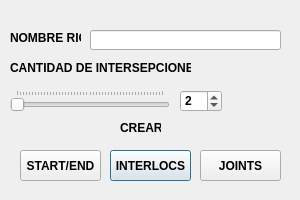
<?xml version="1.0" encoding="UTF-8"?>
<ui version="4.0">
 <class>locatorRig_mainWindow</class>
 <widget class="QDialog" name="locatorRig_mainWindow">
  <property name="enabled">
   <bool>true</bool>
  </property>
  <property name="geometry">
   <rect>
    <x>0</x>
    <y>0</y>
    <width>300</width>
    <height>200</height>
   </rect>
  </property>
  <property name="minimumSize">
   <size>
    <width>300</width>
    <height>200</height>
   </size>
  </property>
  <property name="maximumSize">
   <size>
    <width>300</width>
    <height>200</height>
   </size>
  </property>
  <property name="font">
   <font>
    <weight>75</weight>
    <bold>true</bold>
   </font>
  </property>
  <property name="windowTitle">
   <string>PuntaApunta rig</string>
  </property>
  <property name="sizeGripEnabled">
   <bool>false</bool>
  </property>
  <property name="modal">
   <bool>false</bool>
  </property>
  <widget class="QPushButton" name="locatorsBt">
   <property name="geometry">
    <rect>
     <x>110</x>
     <y>150</y>
     <width>81</width>
     <height>31</height>
    </rect>
   </property>
   <property name="toolTip">
    <string>&lt;html&gt;&lt;head/&gt;&lt;body&gt;&lt;p&gt;Agrega A la lista lo seleccionado, siendo transforms y que contengan Mesh dentro.&lt;/p&gt;&lt;p&gt;&lt;br/&gt;&lt;/p&gt;&lt;/body&gt;&lt;/html&gt;</string>
   </property>
   <property name="text">
    <string>INTERLOCS</string>
   </property>
   <property name="iconSize">
    <size>
     <width>75</width>
     <height>39</height>
    </size>
   </property>
   <property name="autoDefault">
    <bool>true</bool>
   </property>
   <property name="flat">
    <bool>false</bool>
   </property>
  </widget>
  <widget class="QLabel" name="label3">
   <property name="geometry">
    <rect>
     <x>10</x>
     <y>60</y>
     <width>181</width>
     <height>16</height>
    </rect>
   </property>
   <property name="text">
    <string>CANTIDAD DE INTERSEPCIONES</string>
   </property>
  </widget>
  <widget class="QLabel" name="label1">
   <property name="geometry">
    <rect>
     <x>10</x>
     <y>30</y>
     <width>71</width>
     <height>16</height>
    </rect>
   </property>
   <property name="text">
    <string>NOMBRE RIG</string>
   </property>
   <property name="buddy">
    <cstring>lineEdit</cstring>
   </property>
  </widget>
  <widget class="QLineEdit" name="lineEdit">
   <property name="geometry">
    <rect>
     <x>90</x>
     <y>30</y>
     <width>191</width>
     <height>20</height>
    </rect>
   </property>
  </widget>
  <widget class="QSlider" name="horizontalSlider">
   <property name="geometry">
    <rect>
     <x>10</x>
     <y>90</y>
     <width>160</width>
     <height>22</height>
    </rect>
   </property>
   <property name="inputMethodHints">
    <set>Qt::ImhNone</set>
   </property>
   <property name="minimum">
    <number>2</number>
   </property>
   <property name="maximum">
    <number>50</number>
   </property>
   <property name="pageStep">
    <number>1</number>
   </property>
   <property name="value">
    <number>2</number>
   </property>
   <property name="sliderPosition">
    <number>2</number>
   </property>
   <property name="tracking">
    <bool>false</bool>
   </property>
   <property name="orientation">
    <enum>Qt::Horizontal</enum>
   </property>
   <property name="invertedAppearance">
    <bool>false</bool>
   </property>
   <property name="invertedControls">
    <bool>false</bool>
   </property>
   <property name="tickPosition">
    <enum>QSlider::TicksAbove</enum>
   </property>
   <property name="tickInterval">
    <number>0</number>
   </property>
  </widget>
  <widget class="QSpinBox" name="spinBox">
   <property name="geometry">
    <rect>
     <x>180</x>
     <y>90</y>
     <width>42</width>
     <height>22</height>
    </rect>
   </property>
   <property name="maximum">
    <number>50</number>
   </property>
   <property name="value">
    <number>2</number>
   </property>
  </widget>
  <widget class="QLabel" name="label1_2">
   <property name="geometry">
    <rect>
     <x>120</x>
     <y>120</y>
     <width>41</width>
     <height>16</height>
    </rect>
   </property>
   <property name="text">
    <string>CREAR:</string>
   </property>
   <property name="buddy">
    <cstring>lineEdit</cstring>
   </property>
  </widget>
  <widget class="QPushButton" name="jointsBt">
   <property name="geometry">
    <rect>
     <x>200</x>
     <y>150</y>
     <width>81</width>
     <height>31</height>
    </rect>
   </property>
   <property name="toolTip">
    <string>&lt;html&gt;&lt;head/&gt;&lt;body&gt;&lt;p&gt;Agrega A la lista lo seleccionado, siendo transforms y que contengan Mesh dentro.&lt;/p&gt;&lt;p&gt;&lt;br/&gt;&lt;/p&gt;&lt;/body&gt;&lt;/html&gt;</string>
   </property>
   <property name="text">
    <string>JOINTS</string>
   </property>
   <property name="iconSize">
    <size>
     <width>75</width>
     <height>39</height>
    </size>
   </property>
   <property name="autoDefault">
    <bool>true</bool>
   </property>
   <property name="flat">
    <bool>false</bool>
   </property>
  </widget>
  <widget class="QPushButton" name="startEndBt">
   <property name="geometry">
    <rect>
     <x>20</x>
     <y>150</y>
     <width>81</width>
     <height>31</height>
    </rect>
   </property>
   <property name="toolTip">
    <string>&lt;html&gt;&lt;head/&gt;&lt;body&gt;&lt;p&gt;Agrega A la lista lo seleccionado, siendo transforms y que contengan Mesh dentro.&lt;/p&gt;&lt;p&gt;&lt;br/&gt;&lt;/p&gt;&lt;/body&gt;&lt;/html&gt;</string>
   </property>
   <property name="text">
    <string>START/END</string>
   </property>
   <property name="iconSize">
    <size>
     <width>75</width>
     <height>39</height>
    </size>
   </property>
   <property name="autoDefault">
    <bool>true</bool>
   </property>
   <property name="flat">
    <bool>false</bool>
   </property>
  </widget>
 </widget>
 <tabstops>
  <tabstop>locatorsBt</tabstop>
 </tabstops>
 <resources/>
 <connections>
  <connection>
   <sender>horizontalSlider</sender>
   <signal>valueChanged(int)</signal>
   <receiver>spinBox</receiver>
   <slot>setValue(int)</slot>
   <hints>
    <hint type="sourcelabel">
     <x>152</x>
     <y>123</y>
    </hint>
    <hint type="destinationlabel">
     <x>203</x>
     <y>132</y>
    </hint>
   </hints>
  </connection>
  <connection>
   <sender>spinBox</sender>
   <signal>valueChanged(int)</signal>
   <receiver>horizontalSlider</receiver>
   <slot>setValue(int)</slot>
   <hints>
    <hint type="sourcelabel">
     <x>201</x>
     <y>122</y>
    </hint>
    <hint type="destinationlabel">
     <x>107</x>
     <y>122</y>
    </hint>
   </hints>
  </connection>
 </connections>
</ui>
